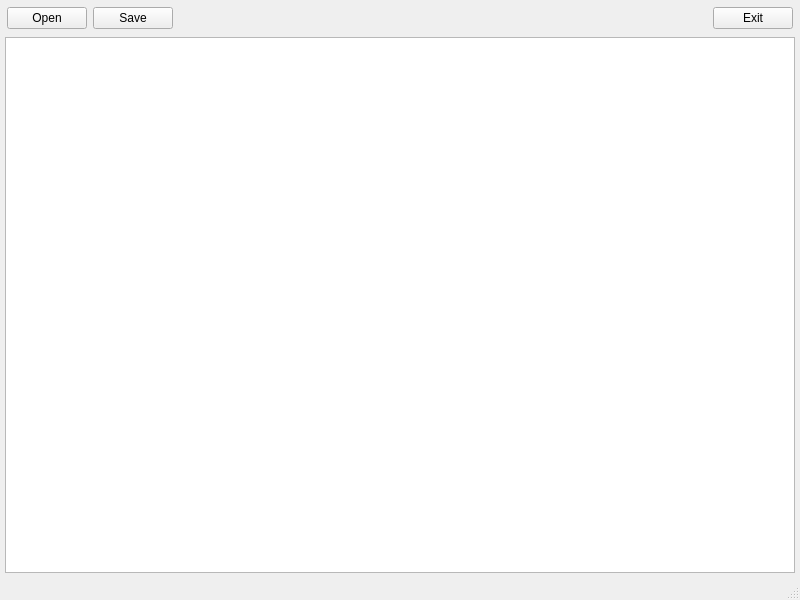
<?xml version="1.0" encoding="UTF-8"?>
<ui version="4.0">
 <class>MainWindow</class>
 <widget class="QMainWindow" name="MainWindow">
  <property name="geometry">
   <rect>
    <x>0</x>
    <y>0</y>
    <width>800</width>
    <height>600</height>
   </rect>
  </property>
  <property name="windowTitle">
   <string>MainWindow</string>
  </property>
  <widget class="QWidget" name="MainWidget">
   <layout class="QVBoxLayout" name="verticalLayout">
    <property name="leftMargin">
     <number>5</number>
    </property>
    <property name="topMargin">
     <number>5</number>
    </property>
    <property name="rightMargin">
     <number>5</number>
    </property>
    <property name="bottomMargin">
     <number>5</number>
    </property>
    <item>
     <widget class="QWidget" name="ButtonsWidget" native="true">
      <property name="maximumSize">
       <size>
        <width>16777215</width>
        <height>80</height>
       </size>
      </property>
      <layout class="QHBoxLayout" name="horizontalLayout">
       <property name="leftMargin">
        <number>2</number>
       </property>
       <property name="topMargin">
        <number>2</number>
       </property>
       <property name="rightMargin">
        <number>2</number>
       </property>
       <property name="bottomMargin">
        <number>2</number>
       </property>
       <item>
        <widget class="QPushButton" name="OpenButton">
         <property name="text">
          <string>Open</string>
         </property>
        </widget>
       </item>
       <item>
        <widget class="QPushButton" name="SaveButton">
         <property name="text">
          <string>Save</string>
         </property>
        </widget>
       </item>
       <item>
        <spacer name="horizontalSpacer">
         <property name="orientation">
          <enum>Qt::Horizontal</enum>
         </property>
         <property name="sizeHint" stdset="0">
          <size>
           <width>40</width>
           <height>20</height>
          </size>
         </property>
        </spacer>
       </item>
       <item>
        <widget class="QPushButton" name="ExitButton">
         <property name="text">
          <string>Exit</string>
         </property>
        </widget>
       </item>
      </layout>
     </widget>
    </item>
    <item>
     <widget class="QWidget" name="TextEditWidget" native="true">
      <layout class="QHBoxLayout" name="horizontalLayout_2">
       <property name="leftMargin">
        <number>0</number>
       </property>
       <property name="topMargin">
        <number>0</number>
       </property>
       <property name="rightMargin">
        <number>0</number>
       </property>
       <property name="bottomMargin">
        <number>0</number>
       </property>
       <item>
        <widget class="QTextEdit" name="textEdit"/>
       </item>
      </layout>
     </widget>
    </item>
   </layout>
  </widget>
  <widget class="QMenuBar" name="menubar">
   <property name="geometry">
    <rect>
     <x>0</x>
     <y>0</y>
     <width>800</width>
     <height>26</height>
    </rect>
   </property>
  </widget>
  <widget class="QStatusBar" name="statusbar"/>
 </widget>
 <resources/>
 <connections/>
</ui>
